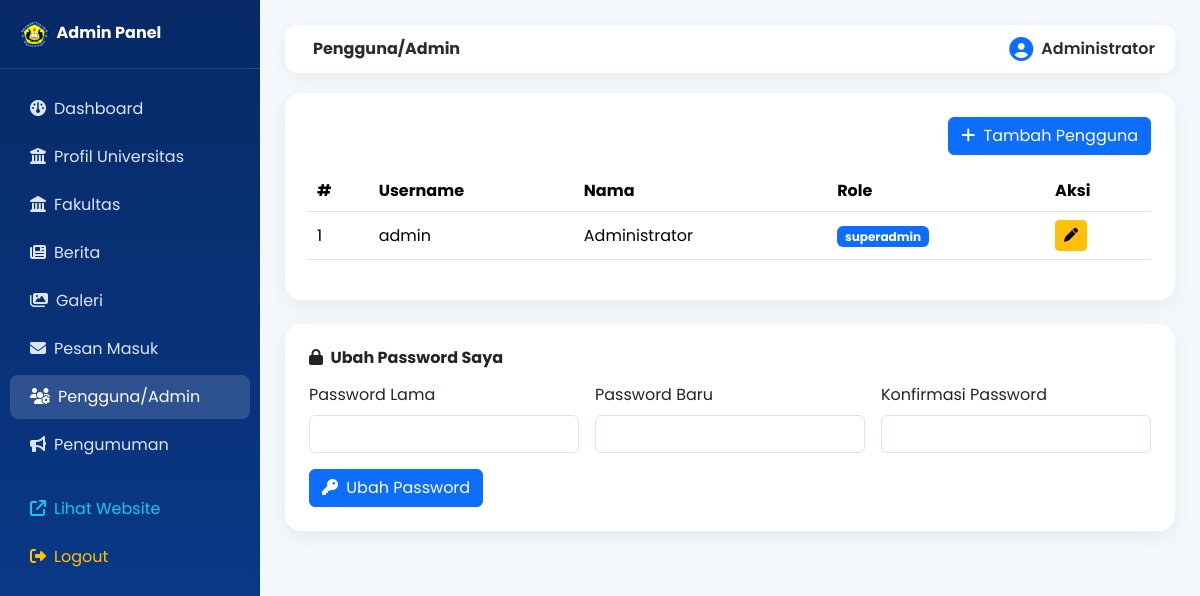
The app's page /admin/settings.php?tab=users (signed in) with its own data.
### tables this page shows
CREATE TABLE `users` (
  `id` int(11) NOT NULL,
  `username` varchar(50) NOT NULL,
  `password` varchar(255) NOT NULL,
  `nama` varchar(100) NOT NULL,
  `role` enum('superadmin','admin') DEFAULT 'admin',
  `created_at` timestamp NOT NULL DEFAULT current_timestamp()
);

### admin/settings.php (the view, shortened to what this page needs)
<?php
require_once '../includes/functions.php';
$tab = $_GET['tab'] ?? 'profil';
$profil = getProfil();
if ($tab == 'users') {
    $dataUsers = mysqli_query($koneksi, "SELECT * FROM users ORDER BY id ASC");
}
include 'includes/layout.php';
?>
<?php if ($tab == 'profil'): ?>
<div class="card dash-card p-4">
  <form method="POST">
    <div class="row g-3">
      <div class="col-md-6"><label class="form-label">Nama Universitas</label><input type="text" name="nama_universitas" class="form-control" value="<?= htmlspecialchars($profil['nama_universitas']) ?>" required></div>
      <div class="col-md-6"><label class="form-label">Nama Rektor</label><input type="text" name="nama_rektor" class="form-control" value="<?= htmlspecialchars($profil['nama_rektor']) ?>" required></div>
      <div class="col-12"><label class="form-label">Sambutan Rektor</label><textarea name="sambutan_rektor" class="form-control" rows="3"><?= htmlspecialchars($profil['sambutan_rektor']) ?></textarea></div>
      <div class="col-md-4"><label class="form-label">Foto Rektor</label><input type="text" name="foto_rektor" class="form-control" value="<?= htmlspecialchars($profil['foto_rektor'] ?? '') ?>"></div>
      <div class="col-12"><label class="form-label">Sejarah</label><textarea name="sejarah" class="form-control" rows="3"><?= htmlspecialchars($profil['sejarah']) ?></textarea></div>
      <div class="col-md-4"><label class="form-label">Foto Sejarah</label><input type="text" name="foto_sejarah" class="form-control" value="<?= htmlspecialchars($profil['foto_sejarah'] ?? '') ?>"></div>
      <div class="col-md-4"><label class="form-label">Visi</label><textarea name="visi" class="form-control" rows="3"><?= htmlspecialchars($profil['visi']) ?></textarea></div>
      <div class="col-md-4"><label class="form-label">Misi</label><textarea name="misi" class="form-control" rows="3"><?= htmlspecialchars($profil['misi']) ?></textarea></div>
      <div class="col-md-4"><label class="form-label">Tujuan</label><textarea name="tujuan" class="form-control" rows="3"><?= htmlspecialchars($profil['tujuan']) ?></textarea></div>
      <div class="col-12"><label class="form-label">Nilai-Nilai Universitas</label><textarea name="nilai_nilai" class="form-control" rows="2"><?= htmlspecialchars($profil['nilai_nilai']) ?></textarea></div>
      <div class="col-md-4"><label class="form-label">Foto Struktur Organisasi</label><input type="text" name="foto_struktur" class="form-control" value="<?= htmlspecialchars($profil['foto_struktur'] ?? '') ?>"></div>
      <div class="col-12"><label class="form-label">Alamat</label><textarea name="alamat" class="form-control" rows="2"><?= htmlspecialchars($profil['alamat']) ?></textarea></div>
      <div class="col-md-4"><label class="form-label">Telepon</label><input type="text" name="telepon" class="form-control" value="<?= htmlspecialchars($profil['telepon']) ?>"></div>
      <div class="col-md-4"><label class="form-label">Email</label><input type="email" name="email" class="form-control" value="<?= htmlspecialchars($profil['email']) ?>"></div>
      <div class="col-12"><label class="form-label">Google Maps Embed</label><textarea name="maps_embed" class="form-control" rows="3"><?= htmlspecialchars($profil['maps_embed']) ?></textarea></div>
    </div>
    <button class="btn btn-primary mt-4 px-4"><i class="fa-solid fa-save me-1"></i> Simpan Perubahan</button>
  </form>
</div>
<?php elseif ($tab == 'users'): ?>
<div class="card dash-card p-4">
  <div class="d-flex justify-content-end mb-3">
    <button class="btn btn-primary" data-bs-toggle="modal" data-bs-target="#modalUser" onclick="tambahUserMode()"><i class="fa-solid fa-plus me-1"></i> Tambah Pengguna</button>
  </div>
  <div class="table-responsive">
    <table class="table align-middle">
      <thead><tr><th>#</th><th>Username</th><th>Nama</th><th>Role</th><th>Aksi</th></tr></thead>
      <tbody>
      <?php $no=1; while ($u = mysqli_fetch_assoc($dataUsers)): ?>
        <tr>
          <td><?= $no++ ?></td><td><?= htmlspecialchars($u['username']) ?></td><td><?= htmlspecialchars($u['nama']) ?></td>
          <td><span class="badge bg-primary"><?= htmlspecialchars($u['role']) ?></span></td>
          <td>
            <button class="btn btn-sm btn-warning" onclick='editUserMode(<?= json_encode($u) ?>)'><i class="fa-solid fa-pen"></i></button>
          </td>
        </tr>
      <?php endwhile; ?>
      </tbody>
    </table>
  </div>
</div>
<div class="card dash-card p-4 mt-4">
  <h6 class="fw-bold mb-3"><i class="fa-solid fa-lock me-1"></i> Ubah Password Saya</h6>
  <form method="POST">
    <div class="row g-3">
      <div class="col-md-4"><label class="form-label">Password Lama</label><input type="password" name="password_lama" class="form-control" required></div>
      <div class="col-md-4"><label class="form-label">Password Baru</label><input type="password" name="password_baru" class="form-control" required minlength="6"></div>
      <div class="col-md-4"><label class="form-label">Konfirmasi Password</label><input type="password" name="konfirmasi_password" class="form-control" required minlength="6"></div>
    </div>
    <button class="btn btn-primary mt-3"><i class="fa-solid fa-key me-1"></i> Ubah Password</button>
  </form>
</div>
<?php endif; ?>
<?php include 'includes/footer.php'; ?>

### assets/css/style.css (style rules this page uses)
:root { --primary: #0b3d91; --primary-dark: #072a66; --primary-light: #1e5fd6; --accent: #ffb703; --light-bg: #f4f7fc; }
* { font-family: 'Poppins', sans-serif; }
body { background: #fff; color: #2c2c2c; }
.dash-card { border: none; border-radius: 16px; box-shadow: 0 6px 20px rgba(0, 0, 0, .06); }
.table tbody tr { animation: rowIn .35s ease both; }
.table tbody tr:nth-child(1) { animation-delay: .02s; }

### records on screen
users: username "admin", nama "Administrator", role "superadmin"

### other values on screen
$page_title "Pengguna/Admin"
$_SESSION['admin_nama'] "Administrator"
